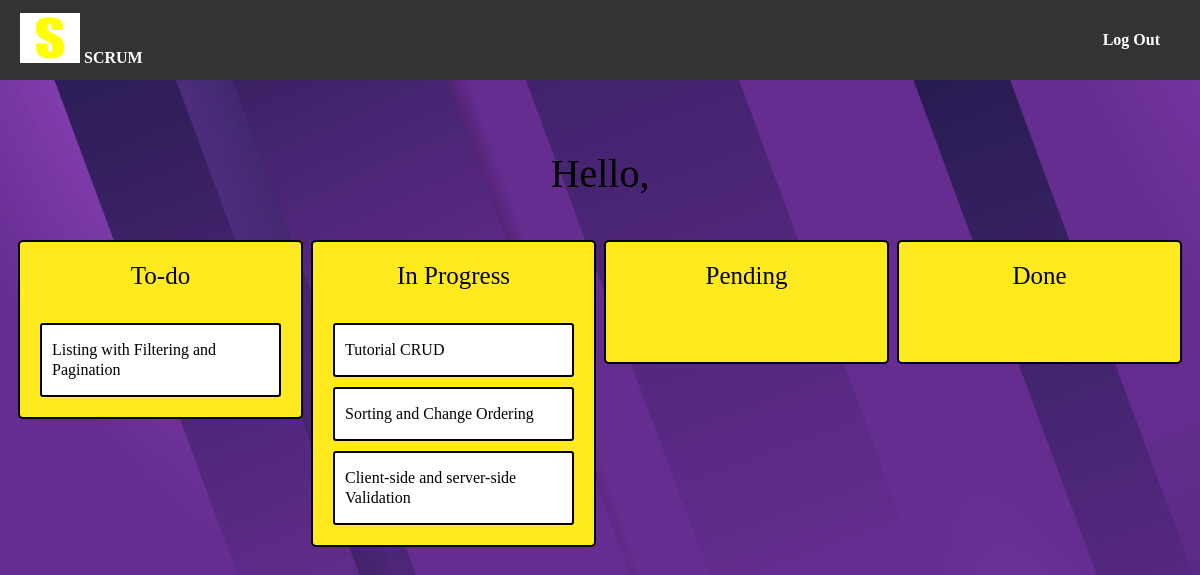
/task.php, run on the app's committed database.
### tables this page shows
CREATE TABLE `tbl_status` (
  `id` int(11) NOT NULL,
  `status_name` varchar(55) NOT NULL
);

CREATE TABLE `tbl_task` (
  `id` int(11) NOT NULL,
  `title` varchar(255) NOT NULL,
  `description` text NOT NULL,
  `project_name` varchar(255) NOT NULL,
  `status_id` int(11) NOT NULL,
  `created_at` datetime NOT NULL DEFAULT current_timestamp()
);

### connection.php (called while the page is built, shortened)
<?php
class DBController {
	private $host = "localhost";
	private $user = "root";
	private $password = "";
	private $database = "scrum_db";
	private $conn;
    function __construct() {
        $this->conn = $this->connectDB();
	}
	function connectDB() {
		$conn = mysqli_connect($this->host,$this->user,$this->password,$this->database);
		return $conn;
	}
    function runBaseQuery($query) {
        $result = $this->conn->query($query);
        if ($result->num_rows > 0) {
            while($row = $result->fetch_assoc()) {
                $resultset[] = $row;
            }
        }
        return $resultset;
    }
    function runQuery($query, $param_type, $param_value_array) {
        $sql = $this->conn->prepare($query);
        $this->bindQueryParams($sql, $param_type, $param_value_array);
        $sql->execute();
        $result = $sql->get_result();
        if ($result->num_rows > 0) {
            while($row = $result->fetch_assoc()) {
                $resultset[] = $row;
            }
        }
        if(!empty($resultset)) {
            return $resultset;
        }
    }
    function bindQueryParams($sql, $param_type, $param_value_array) {
        $param_value_reference[] = & $param_type;
        for($i=0; $i<count($param_value_array); $i++) {
            $param_value_reference[] = & $param_value_array[$i];
        }
        call_user_func_array(array(
            $sql,
            'bind_param'
        ), $param_value_reference);
    }
}
?>

### ProjectManagement.php (called while the page is built, shortened)
<?php
require "connection.php";
class ProjectManagement {
    function getProjectTaskByStatus($statusId, $projectName, $table_name) {
        $db_handle = new DBController();
        $query = "SELECT * FROM $table_name WHERE status_id= ? AND project_name = ?";
        $result = $db_handle->runQuery($query, 'is', array($statusId, $projectName));
        return $result;
    }
    function getAllStatus() {
        $db_handle = new DBController();
        $query = "SELECT * FROM tbl_status";
        $result = $db_handle->runBaseQuery($query);
        return $result;
    }
}
?>

### task.php (the view, shortened to what this page needs)
<?php
require_once "ProjectManagement.php";
$projectName = "StartTuts";
$projectManagement = new ProjectManagement();
$statusResult = $projectManagement->getAllStatus();
$user_data = $projectManagement->check_login();
?>
<html>
<head>
<link rel="stylesheet"
    href="//code.jquery.com/ui/1.12.1/themes/base/jquery-ui.css">
</head>
<body>
<?php
    include("_nav2.php");
?>
<br><br>
<center><h2>Hello, <?php echo $user_data['user_name']; ?></h2></center>
        <div class="container">
            <?php
            foreach ($statusResult as $statusRow) {
                $user_id = $user_data['user_id'];
                $taskname = "tbl_task".$user_id;
                $taskResult = $projectManagement->getProjectTaskByStatus($statusRow["id"], $projectName, $taskname);
                ?>
                <div class="status-card">
                    <div class="card-header">
                        <center><span class="card-header-text"><?php echo $statusRow["status_name"]; ?></span></center>
                        <br>
                    </div>
                    <ul class="sortable ui-sortable"
                        id="sort<?php echo $statusRow["id"]; ?>"
                        data-status-id="<?php echo $statusRow["id"]; ?>">
                <?php
                if (! empty($taskResult)) {
                    foreach ($taskResult as $taskRow) {
                        ?>
                     <li class="text-row ui-sortable-handle"
                            data-task-id="<?php echo $taskRow["id"]; ?>"><?php echo $taskRow["title"]; ?></li>
                <?php
                    }
                }
                ?>
                                                 </ul>
                </div>
                <?php
            }
            ?>
        </div>
  <br><br><br><br>
</body>
</html>

### _nav2.php
<nav>
  <div class="navbar">
      <div class="navbar-left">
          <a href="" class="navbar-link active"><img src="pictures/S.jpg" alt="Bootstrap" width="60" height="50">
      SCRUM</a>
      </div>
      <div class="navbar-right">
          <a href="logout.php" class="navbar-link">Log Out</a>
      </div>
  </div>
  <br><br>
</nav>

### task.php (style rules this page uses)
body { font-family: "Georgia"; font-size: 20; margin-top: 25px; background-image: url('pictures/bg.jpg'); }
h2 { font-weight: 400; font-size: 40; }
.container { display: flex; justify-content: space-between; align-items: flex-start; height: auto; padding: 10px; }
.status-card { margin-right: 8px; vertical-align: top; background-color: #FFEA20; padding: 10px; flex-basis: 30%; min-height: 100px; border-radius: 5px; border: solid 2px black; }
.status-card:last-child { margin-right: 0px; }
.card-header { width: 100%; padding: 10px 10px 0px 10px; box-sizing: border-box; border-radius: 3px; display: block; }
.card-header-text { font-size: 25; }
ul.sortable { padding-bottom: 10px; }
ul.sortable li:last-child { margin-bottom: 0px; }
ul { list-style: none; margin: 0; padding: 0px; }
.text-row { padding: 15px 10px; margin: 10px; background: #fff; box-sizing: border-box; border-radius: 3px; border-bottom: 1px solid #ccc; cursor: pointer; font-size: 0.8em; white-space: normal; line-height: 20px; border: solid 2px black; }
.navbar { position: fixed; top: 0; left: 0; width: 100%; background-color: #333; height: 80px; display: flex; justify-content: space-between; align-items: center; z-index: 999; }
.navbar-left { display: flex; justify-content: flex-start; margin-left: 20px; }
.navbar-right { margin-right: 20px; }
.navbar-link { color: #fff; text-decoration: none; margin-right: 20px; font-weight: bold; font-size: 16px; }

### data on the page
tbl_status: status_name "To-do"
tbl_task: title "Listing with Filtering and Pagination"
tbl_status: status_name "In Progress"
tbl_task: title "Tutorial CRUD"
tbl_task: title "Sorting and Change Ordering"
tbl_task: title "Client-side and server-side Validation"
tbl_status: status_name "Pending"
tbl_status: status_name "Done"
